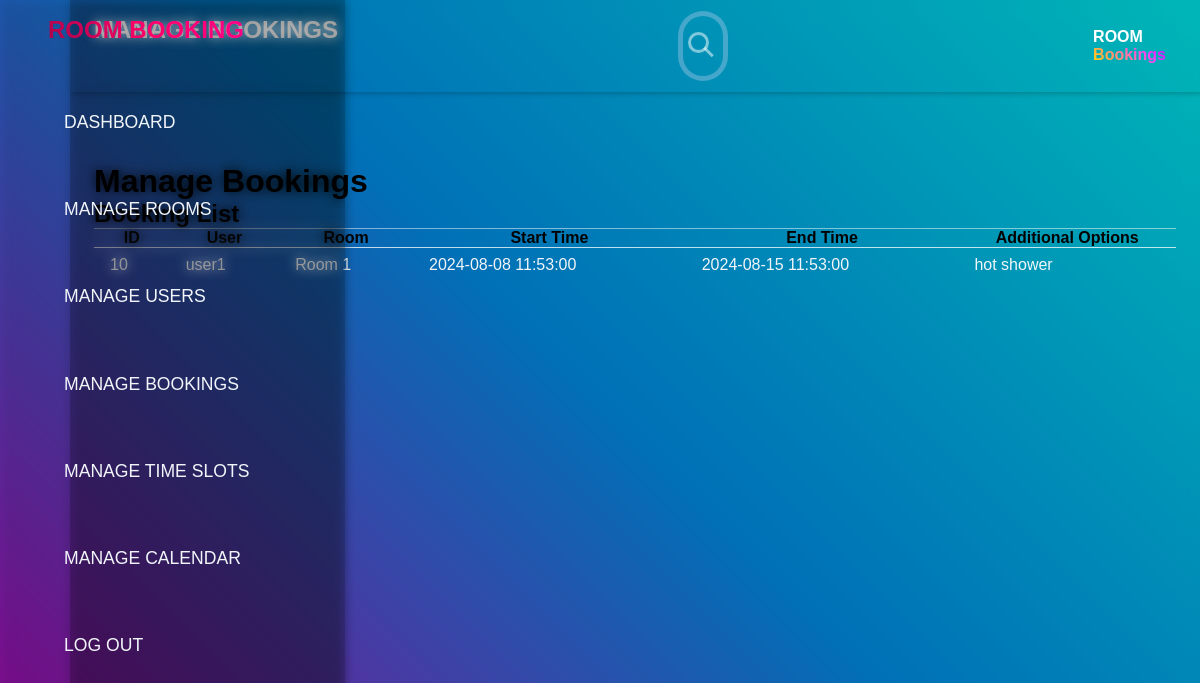
/manage_bookings.php (signed in), run on the app's committed database.
### tables this page shows
CREATE TABLE `bookings` (
  `id` int(11) NOT NULL,
  `user_id` int(11) NOT NULL,
  `room_id` int(11) NOT NULL,
  `start_time` datetime NOT NULL,
  `end_time` datetime NOT NULL,
  `additional_options` text DEFAULT NULL
);

CREATE TABLE `users` (
  `id` int(11) NOT NULL,
  `username` varchar(50) NOT NULL,
  `password` varchar(255) NOT NULL,
  `email` varchar(100) NOT NULL,
  `role` enum('user','admin') DEFAULT 'user'
);

CREATE TABLE `rooms` (
  `id` int(11) NOT NULL,
  `name` varchar(100) NOT NULL,
  `description` text NOT NULL,
  `capacity` int(11) NOT NULL,
  `price` varchar(100) DEFAULT NULL,
  `image` varchar(200) DEFAULT NULL
);

### manage_bookings.php (the view, shortened to what this page needs)
<?php
include 'db_connection.php';
$sql = "SELECT bookings.id, users.username, rooms.name AS room_name, bookings.start_time, bookings.end_time, bookings.additional_options
        FROM bookings
        JOIN users ON bookings.user_id = users.id
        JOIN rooms ON bookings.room_id = rooms.id";
$result = $conn->query($sql);
?>
<!DOCTYPE html>
<html lang="en">
<head>
    <link rel="stylesheet" href="style.css">
</head>
<body>
    <div class="sidebar">
        <div class="sidebar-brand">
            <h2><span><i class="fab fa-accusoft"></i></span><span id="kleenpulse">ROOM BOOKING</span></h2>
        </div>
        <div class="sidebar-menu">
            <ul>
                <li><a href="admin_dashboard.php"><span class="fas fa-cubes"></span><span>Dashboard</span></a></li>
                <li><a href="manage_rooms.php"><span class="fas fa-users"></span><span>Manage Rooms</span></a></li>
                <li><a href="manage_users.php"><span class="fas fa-clipboard-list"></span><span>Manage Users</span></a></li>
                <li><a href="manage_bookings.php" class="active"><span class="fas fa-shopping-bag"></span><span>Manage Bookings</span></a></li>
                <li><a href="manage_time_slots.php"><span class="fas fa-receipt"></span><span>Manage Time Slots</span></a></li>
                <li><a href="manage_calendar.php"><span class="fas fa-calendar-alt"></span><span>Manage Calendar</span></a></li>
                <li><a href="logout.php"><span class="fa fa-user-circle"></span><span>Log Out</span></a></li>
            </ul>
        </div>
    </div>
    <div class="main-wrapper">
        <div class="main-content">
            <header>
                <h2 class="heading" id="dashboard">Manage Bookings</h2>
                <div class="search">
                    <div class="search-rotate"><div class="icon"></div></div>
                </div>
                <div class="user-wrapper">
                    <div>
                        <h4>ROOM</h4>
                        <b>Bookings</b></small>
                    </div>
                </div>
            </header>
            <main >
                <div class="container">
                    <h1>Manage Bookings</h1>
                    <h2>Booking List</h2>
                    <div class="table-responsive">
                        <table width="100%">
                            <thead>
                                <tr>
                                    <th>ID</th>
                                    <th>User</th>
                                    <th>Room</th>
                                    <th>Start Time</th>
                                    <th>End Time</th>
                                    <th>Additional Options</th>
                                </tr>
                            </thead>
                            <tbody>
                                <?php
                                while ($row = $result->fetch_assoc()) {
                                    echo "<tr>
                                            <td>{$row['id']}</td>
                                            <td>{$row['username']}</td>
                                            <td>{$row['room_name']}</td>
                                            <td>{$row['start_time']}</td>
                                            <td>{$row['end_time']}</td>
                                            <td>{$row['additional_options']}</td>
                                          </tr>";
                                }
                                ?>
                            </tbody>
                        </table>
                    </div>
                </div>
            </main>
        </div>
    </div>
</body>
</html>

### data on the page
bookings: id "10", user.username "user1", room.name "Room 1", start_time "2024-08-08 11:53:00", end_time "2024-08-15 11:53:00", additional_options "hot shower"
